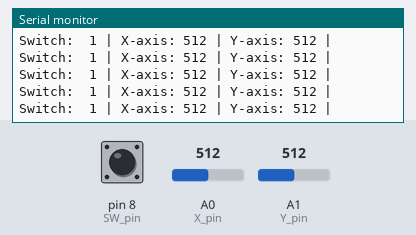
A sketch run on a simulated Arduino Uno, built with avr-gcc and run on an emulated ATmega328P. Shown: the last lines printed to the serial monitor. The test bench sets the inputs (shaded band); at power-on: A1 (Y_pin) = 512, pin 8 (SW_pin) HIGH, A0 (X_pin) = 512.

Above: at 11.4 s.
11.5 s: A1 (Y_pin) set to 981
At 11.81 s:
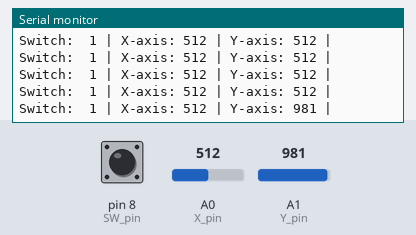
14.5 s: A1 (Y_pin) set to 1015
At 14.62 s:
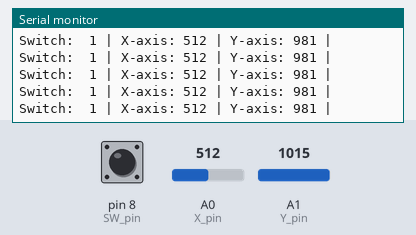
Timing chart, 0 to 17.5 s (numbered marks = the images above; inputs shaded):
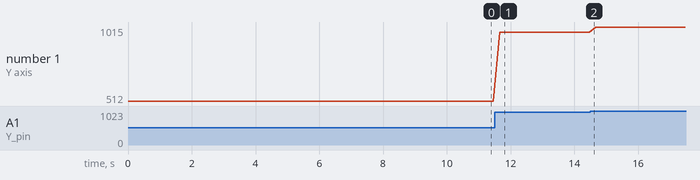

Measured:
- after the input at 11.5 s, the serial monitor: prints a new line after 0.15 s (image 1)
- plotted number 1: 512 → 981 after the input at 11.5 s, 981 → 1015 after the input at 14.5 s

The sketch:

joystick.ino
```cpp
//PS2- 2axis joystick

//The joystick has two pots for each axis. As we rotate the joysticks, the pots rotate and the values of the analog output of
//the pots will change. Both the pots can change value at the same time due to the gimabl mechanism (internal hardware build)
//Since, the arduino has a 10bit adc, we get values from 0-1023
//A value of 512,512 from the pots of both the axes represent the center of the joystick


//The joystick has VCC to 5
//ground to ground
//Vx which provides analog x axis values
//Vy which provides analog y axis values
//Sw which provides value of switch which is pullup. Therefore a digital input of 0 corresponds to switch press.

// Arduino pin numbers
const int SW_pin = 8; // digital pin connected to switch output
const int X_pin = A0; // analog pin connected to X output
const int Y_pin = A1; // analog pin connected to Y output
//0 or 1 instead of A) or A! also works, dont know why


void setup() {
  pinMode(SW_pin, INPUT);
  digitalWrite(SW_pin, HIGH);
  Serial.begin(9600);
}

void loop() {
  Serial.print("Switch:  ");
  Serial.print(digitalRead(SW_pin));
  Serial.print(" | ");
  Serial.print("X-axis: ");
  Serial.print(analogRead(X_pin));
  Serial.print(" | ");
  Serial.print("Y-axis: ");
  Serial.print(analogRead(Y_pin));
  Serial.println(" | ");
  delay(200);
}
```
